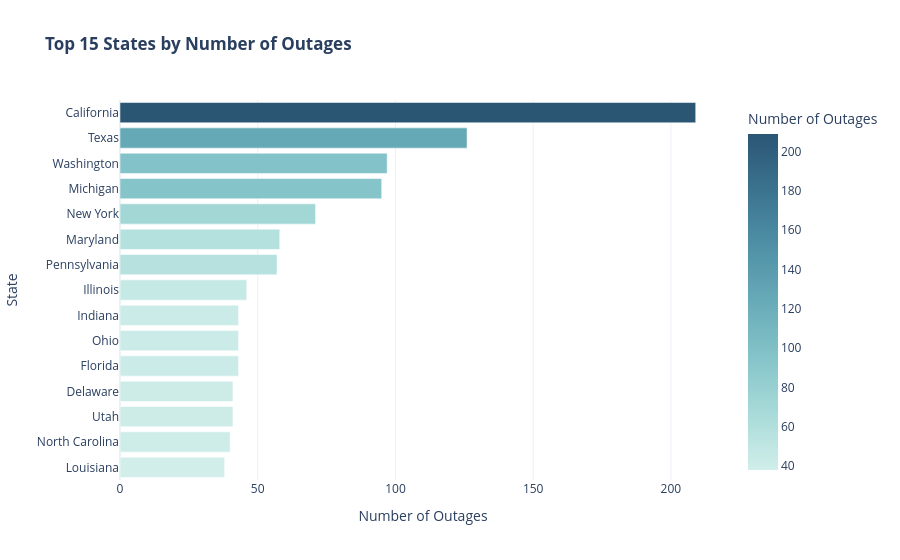

Notebook cell for this chart:
### Code cell
# Regional Analysis
top_15_states = df_cleaned['U.S._STATE'].value_counts().nlargest(15).sort_values(ascending=True)
fig = px.bar(
    top_15_states.reset_index(name='Number of Outages'), 
    x='Number of Outages', 
    y='U.S._STATE', 
    title='<b>Top 15 States by Number of Outages</b>',
    labels={'U.S._STATE': 'State', 'Number of Outages': 'Number of Outages'},
    color='Number of Outages',
    color_continuous_scale='teal',
    orientation='h'
)
fig.update_layout( 
    template="plotly_white" # Match style of other plots
)
fig.show()

# Export plot for website
fig.write_html('docs/assets/plots/top_15_states_by_outages.html', include_plotlyjs='cdn')

### Figure 1 — Plotly figure (JSON) as saved in the notebook; plotly's stock layout.template omitted (floating-point values rounded to 4 significant figures)
{"data": [{"alignmentgroup": "True", "hovertemplate": "Number of Outages=%{marker.color}<br>State=%{y}<extra></extra>", "legendgroup": "", "marker": {"color": [38, 40, 41, 41, 43, 43, 43, 46, 57, 58, 71, 95, 97, 126, 209], "coloraxis": "coloraxis", "pattern": {"shape": ""}}, "name": "", "offsetgroup": "", "orientation": "h", "showlegend": false, "textposition": "auto", "type": "bar", "x": [38, 40, 41, 41, 43, 43, 43, 46, 57, 58, 71, 95, 97, 126, 209], "xaxis": "x", "y": ["Louisiana", "North Carolina", "Utah", "Delaware", "Florida", "Ohio", "Indiana", "Illinois", "Pennsylvania", "Maryland", "New York", "Michigan", "Washington", "Texas", "California"], "yaxis": "y"}], "layout": {"barmode": "relative", "coloraxis": {"colorbar": {"title": {"text": "Number of Outages"}}, "colorscale": [[0, "rgb(209, 238, 234)"], [0.1667, "rgb(168, 219, 217)"], [0.3333, "rgb(133, 196, 201)"], [0.5, "rgb(104, 171, 184)"], [0.6667, "rgb(79, 144, 166)"], [0.8333, "rgb(59, 115, 143)"], [1, "rgb(42, 86, 116)"]]}, "legend": {"tracegroupgap": 0}, "title": {"text": "<b>Top 15 States by Number of Outages</b>"}, "xaxis": {"anchor": "y", "domain": [0, 1], "title": {"text": "Number of Outages"}}, "yaxis": {"anchor": "x", "domain": [0, 1], "title": {"text": "State"}}}}
